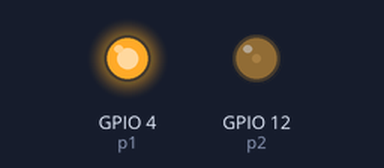
Simulated run of this program. Board: Raspberry Pi (BCM pin numbers). Shown: output pins drawn as LEDs (lit = HIGH). At 6.0 s the program stops and its outputs stay as they are.

Above: at 0.1 s.
At 2.1 s:
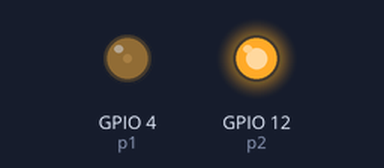
At 6.1 s:
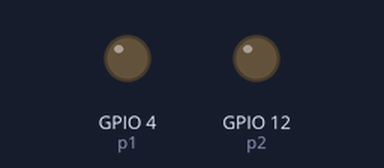
Timing chart, 0 to 7.5 s (numbered marks = the images above):
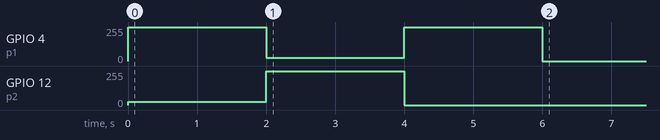

The program:

PWM_1.py
```python
import RPi.GPIO as GPIO
import time

GPIO.setmode(GPIO.BCM)
GPIO.setwarnings(False)
GPIO.setup(4, GPIO.OUT)
GPIO.setup(12, GPIO.OUT)

p1 = GPIO.PWM(4, 50) #frequency 50
p2 = GPIO.PWM(12, 50)

p1.start(50) #Duty Cycle 50
p2.start(50)

p1.ChangeDutyCycle(100) # DutyCycle : 0-100
p2.ChangeDutyCycle(10)
time.sleep(2)

p1.ChangeDutyCycle(10)
p2.ChangeDutyCycle(100)
time.sleep(2)

p1.ChangeDutyCycle(100)
p2.ChangeDutyCycle(0)
time.sleep(2)
GPIO.cleanup()
```

Measured:
- by itself, GPIO 4 (p1): 0/255 → 255/255 at 0.00 s, → 26/255 2.0 s later, → 255/255 2.0 s later, → 0/255 2.0 s later
- by itself, GPIO 12 (p2): 0/255 → 26/255 at 0.00 s, → 255/255 2.0 s later, → 0/255 2.0 s later
